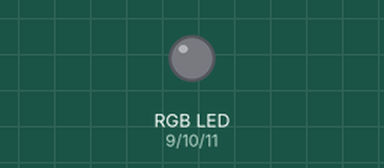
A sketch run on a simulated Arduino Uno, built with avr-gcc and run on an emulated ATmega328P. Parts: an RGB LED mixed from three pins (HIGH = lit).

Above: at 0.1 s.
At 1.1 s:
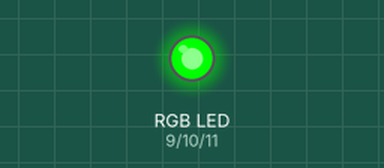
At 2.1 s:
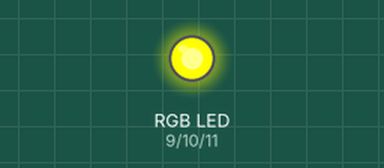
At 14.8 s:
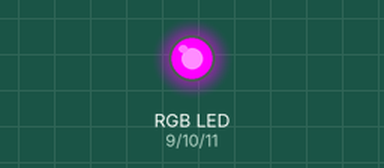
At 26.0 s:
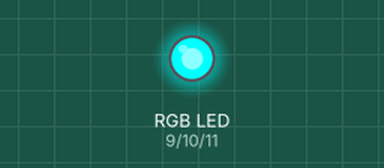
At 38.7 s:
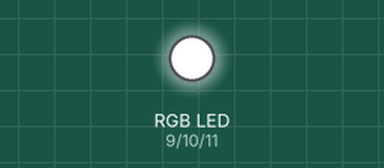
Timing chart, 0 to 40.0 s (numbered marks = the images above):
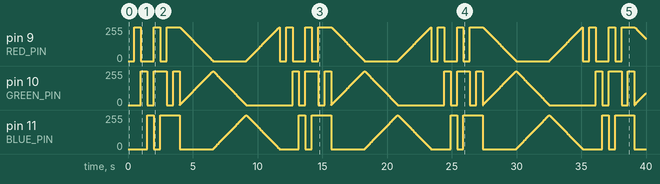

Measured:
- by itself, pin 9 (RED_PIN): 0/255 → 255/255 at 0.50 s, → 0/255 0.50 s later, → 255/255 1.0 s later, → 0/255 0.50 s later, … (1641 changes in this stretch)
- by itself, pin 11 (BLUE_PIN): 0/255 → 255/255 at 1.5 s, → 0/255 0.50 s later, → 255/255 0.50 s later, → 0/255 1.5 s later, … (1546 changes in this stretch)

The sketch:

RGB.ino
```cpp
const int RED_PIN = 9;    // led đỏ
const int GREEN_PIN = 10; // led xanh lá
const int BLUE_PIN = 11;  // led xanh dương

// Hằng số đợi giữa mỗi lần đổi trạng thái

int DELAY_TIME = 500;  // đơn vị là mili giây nhá - thử thay đổi số này xem sao :3


// Hàm setup
// Xem thêm về vòng đời các hàm trong Arduino
// http://arduino.vn/reference/setup-va-loop
void setup()
{
  // Khởi tạo các chân là OUTPUT (tất nhiên òi :D)
  // http://arduino.vn/reference/pinmode
  // http://arduino.vn/reference/thiet-dat-digital-pins-nhu-la-input-inputpullup-va-output

  pinMode(RED_PIN, OUTPUT);
  pinMode(GREEN_PIN, OUTPUT);
  pinMode(BLUE_PIN, OUTPUT);
}

// Hàm loop
// Xem thêm về vòng đời các hàm trong Arduino
// http://arduino.vn/reference/setup-va-loop
void loop()
{
  // Gọi hàm displayAllBasicColors để thể hiện toàn bộ các màu cơ bản !

  displayAllBasicColors();

  // Đã chơi led rgb mà không biết đến hiệu ứng cầu vồng thì không thể chấp nhận được :3, vì vậy, mình chia sẻ cho các bạn hiệu ứng cầu vồng luôn
  // Gọi hàm showSpectrum để chạy hiệu ứng cầu vồng.
  showSpectrum();
}


// Cài đặt hàm displayAllBasicColors

void displayAllBasicColors()
{
  // Tắt toàn bộ các led - cái này dễ mà ha

  digitalWrite(RED_PIN, LOW);
  digitalWrite(GREEN_PIN, LOW);
  digitalWrite(BLUE_PIN, LOW);

  delay(DELAY_TIME);

  // Chỉ bật led đỏ

  digitalWrite(RED_PIN, HIGH);
  digitalWrite(GREEN_PIN, LOW);
  digitalWrite(BLUE_PIN, LOW);

  delay(DELAY_TIME);

  // Chỉ bật led xanh lá

  digitalWrite(RED_PIN, LOW);
  digitalWrite(GREEN_PIN, HIGH);
  digitalWrite(BLUE_PIN, LOW);

  delay(DELAY_TIME);

  // Chỉ bật led xanh dương

  digitalWrite(RED_PIN, LOW);
  digitalWrite(GREEN_PIN, LOW);
  digitalWrite(BLUE_PIN, HIGH);

  delay(DELAY_TIME);

  // Bật màu vàng bắng cách bật led đỏ và xanh

  digitalWrite(RED_PIN, HIGH);
  digitalWrite(GREEN_PIN, HIGH);
  digitalWrite(BLUE_PIN, LOW);

  delay(DELAY_TIME);

  // Xanh lam (Cyan) bằng cách bật led xanh lá và xanh dương

  digitalWrite(RED_PIN, LOW);
  digitalWrite(GREEN_PIN, HIGH);
  digitalWrite(BLUE_PIN, HIGH);

  delay(DELAY_TIME);

  // Tím (đỏ xanh dương)

  digitalWrite(RED_PIN, HIGH);
  digitalWrite(GREEN_PIN, LOW);
  digitalWrite(BLUE_PIN, HIGH);

  delay(DELAY_TIME);

  // Màu trắng (tất cả các led)
  // Mình không hiểu nổi vụ con công tô màu cho con quạ :3, đáng lẻ phải ra màu trắng chứ, mà thế quái nào lại ra màu đen :3, chắc do con công pha màu kém quá :D

  digitalWrite(RED_PIN, HIGH);
  digitalWrite(GREEN_PIN, HIGH);
  digitalWrite(BLUE_PIN, HIGH);

  delay(DELAY_TIME);
}

// Cài đặt hàm showSpectrum


void showSpectrum()
{

  for (int i = 0; i < 768; i++)
  {
    showRGB(i);  // Call RGBspectrum() with our new x
    delay(10);   // Delay 10ms
  }
}


// Cài đặt hàm showRGB(int color)

// Chúng ta sẽ cài đặt hàm showRGB để mỗi khi nhận một giá trị từ 0 - 767
// nó sẽ chuyển dần dầm các màu của con đèn led rgb thành các màu đỏ - cam - vàng - lục - lam - chàm - tím

// mình chia nó thành 3 khu
// đỏ - xanh lục
// xanh lục - xanh lam
// xanh lam - đỏ

// gồm có 4 mốc
// 0   = đỏ chét (đỏ 100%)
// 255 = xanh lục 100%
// 511 = xanh dương (100%)
// 767 = lại là đỏ chét

// Những con số nằm giữa các màu sẽ được tính toán theo công thức bên dưới (đọc dễ hiểu mà) để ra được các màu cần thiết


void showRGB(int color)
{
  int redPWM;
  int greenPWM;
  int bluePWM;


  if (color <= 255)          // phân vùng 1
  {
    redPWM = 255 - color;    // red đi từ sáng về tắt
    greenPWM = color;        // green đi từ tắt thành sáng
    bluePWM = 0;             // blue luôn tắt
  }
  else if (color <= 511)     // phân vùng 2
  {
    redPWM = 0;                     // đỏ luôn tắt
    greenPWM = 255 - (color - 256); // green đi từ sáng về tắt
    bluePWM = (color - 256);        // blue đi từ tắt thành sáng
  }
  else // color >= 512       // phân vùng 3
  {
    redPWM = (color - 512);         // red tắt rồi lại sáng
    greenPWM = 0;                   // green luôn tắt nhé
    bluePWM = 255 - (color - 512);  // blue sáng rồi lại tắt
  }

  // rồi xuất xung ra và chơi thôi :3

  analogWrite(RED_PIN, redPWM);
  analogWrite(BLUE_PIN, bluePWM);
  analogWrite(GREEN_PIN, greenPWM);
}
```
